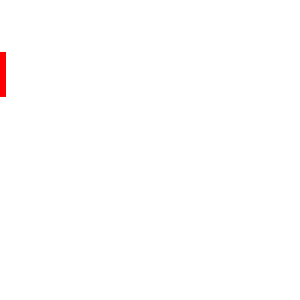
Frame 1 (no input)
Frame 60 (the mouse pressed at the canvas centre just before this capture): blank canvas, image omitted
Frame 120 (the mouse held since frame 60 and released just before this capture): blank canvas, image omitted

The Processing sketch that drew this single still picture (run headless with seeded random() and noise(); from frame 60 on, the mouse is pressed at the canvas centre):

// Processing sketch: processing_36810
// ── processing_36810.pde

void setup() {
  size(300, 300);
  background(255);
  noStroke();
  fill(0);
}

float count = 0;
float num = 50;

void draw() {

    size(300, 300);
  colorMode(RGB,100);
  noStroke();
  smooth();
  background(100);
  //adjustment of color change with RGB
  
  if (count < num) {
    if (random(400) > 50) { // fill and prob. change with number variations
      fill(255, 0, 0,100);
    }
    else {
      fill(6);
    }
    if (count % 4 == 1) {
      // even numbers with random
      rect(count * width/num, height, width/num, random(-height));
    } 
    //change of rectangles
    else {
      // still even on two's
      rect(count * width/3, height/3 + random(-100, 100), width/num, 45);
    }
  }
  count++;
}
